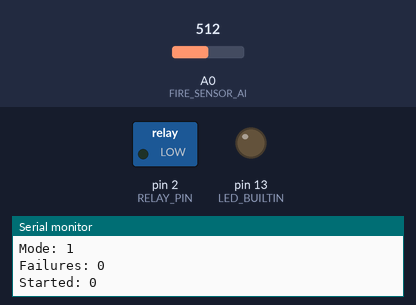
This sketch was run on a simulated Arduino Uno, built with avr-gcc and run on an emulated ATmega328P. Shown: switched loads named in the sketch (green lamp = pin HIGH), output pins drawn as LEDs (lit = HIGH), the last lines printed to the serial monitor. The inputs (shaded band) are chosen by the test bench; at power-on: A0 (FIRE_SENSOR_AI) = 512.

Above: at 1.2 s.
1.3 s: A0 (FIRE_SENSOR_AI) set to 918
2.8 s: A0 (FIRE_SENSOR_AI) set to 944
At 3.6 s:
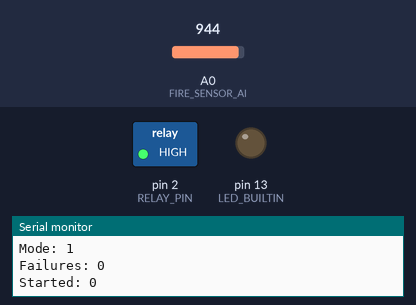
5.8 s: A0 (FIRE_SENSOR_AI) set to 900
At 8.3 s:
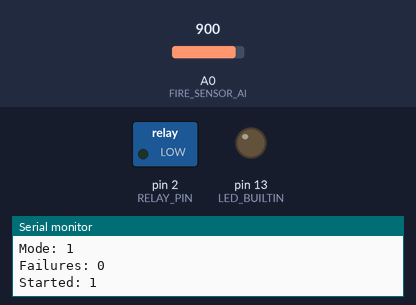
8.6 s: A0 (FIRE_SENSOR_AI) set to 1023
At 9.6 s:
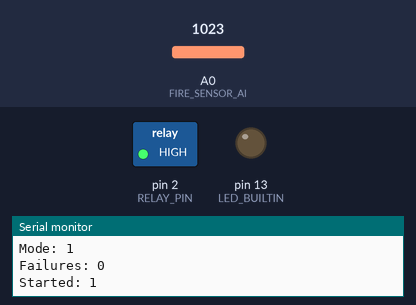
Timing chart, 0 to 12.5 s (numbered marks = the images above; inputs shaded):
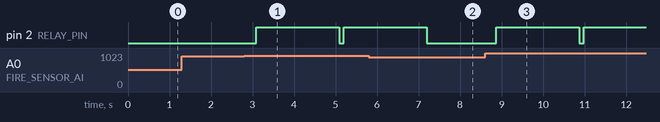

Measured:
- the behaviour switches between 925 and 926 on A0 (FIRE_SENSOR_AI) (found by bisection; images 0 and 1)
- after the input at 2.8 s, pin 2 (RELAY_PIN): LOW → HIGH after 0.29 s, → LOW 2.0 s later, → HIGH 0.11 s later
- after the input at 5.8 s, pin 2 (RELAY_PIN): goes on until 7.2 s, then stays LOW
- after the input at 8.6 s, pin 2 (RELAY_PIN): LOW → HIGH after 0.27 s, → LOW 2.0 s later, → HIGH 0.11 s later

The sketch:

auto_fire.ino
```cpp
#define MY_DEBUG

#define RELAY_PIN 2
#define FIRE_SENSOR_AI A0
#define FIRE_SENSOR_DI 10

#define SPARKING_TIME_MS 2000
#define DOUBLE_CHECK_INTERVAL_MS 50
#define FIRE_SENSOR_VAL_THRESHOLD 900
#define FIRE_SENSOR_DEVIATION 25
#define RETRIES_COUNT 3
#define MAX_RETRIES 100

enum Mode
{
    Idle = 0,
    Monitoring = 1,
    Failure = 2
};

Mode mode = Mode::Idle;

int failures_count = 0;
int fire_started_count = 0;

bool
has_fire( )
{
    auto const fire_sensor_analog_val = analogRead( FIRE_SENSOR_AI );
    return fire_sensor_analog_val <= ( FIRE_SENSOR_VAL_THRESHOLD - FIRE_SENSOR_DEVIATION );
}

bool
has_no_fire( )
{
    auto const fire_sensor_analog_val = analogRead( FIRE_SENSOR_AI );
    return fire_sensor_analog_val > ( FIRE_SENSOR_VAL_THRESHOLD + FIRE_SENSOR_DEVIATION );
}

bool
is_fire_started( )
{
    int cnt = 0;
    for ( int i = 0; i < 100; ++i )
    {
        if ( has_fire( ) )
        {
            ++cnt;
        }
        delay( 1 );
    }
    return cnt >= 75;
}

bool
is_fire_extinguished( )
{
    int cnt = 0;
    for ( int i = 0; i < 100; ++i )
    {
        if ( has_no_fire( ) )
        {
            ++cnt;
        }
        delay( 1 );
    }
    return cnt >= 75;
}

// the setup function runs once when you press reset or power the board
void
setup( )
{
    pinMode( LED_BUILTIN, OUTPUT );
    pinMode( RELAY_PIN, OUTPUT );
    digitalWrite( RELAY_PIN, LOW );

#ifdef MY_DEBUG
    Serial.begin( 115200 );
    Serial.println( "Started!" );
#endif
}

// the loop function runs over and over again forever
void
loop( )
{
#ifdef MY_DEBUG
    auto fire_sensor__analog_val = analogRead( FIRE_SENSOR_AI );
    Serial.println( "-----------------------------" );
    Serial.print( "Analog value: " );
    Serial.println( fire_sensor__analog_val );
    Serial.print( "Mode: " );
    Serial.println( mode );
    Serial.print( "Failures: " );
    Serial.println( failures_count );
    Serial.print( "Started: " );
    Serial.println( fire_started_count );
#endif

    switch ( mode )
    {
    case Mode::Idle:
    {
        if ( has_fire( ) )
        {
            if ( is_fire_started( ) )
            {
                mode = Mode::Monitoring;
            }
        }
        break;
    }
    case Mode::Monitoring:
    {
        if ( has_no_fire( ) && is_fire_extinguished( ) )
        {
            for ( int i = 0; i < RETRIES_COUNT && is_fire_extinguished( ); i++ )
            {
                digitalWrite( RELAY_PIN, HIGH );
                delay( SPARKING_TIME_MS );
                digitalWrite( RELAY_PIN, LOW );
            }

            if ( is_fire_extinguished( ) )
            {
                ++failures_count;
                mode = failures_count >= MAX_RETRIES ? Mode::Failure : Mode::Idle;
            }
            else
            {
                ++fire_started_count;
            }
        }
        break;
    }
    case Mode::Failure:
    {
        // Do nothing
        break;
    }
    }

    delay( 100 );
}
```
